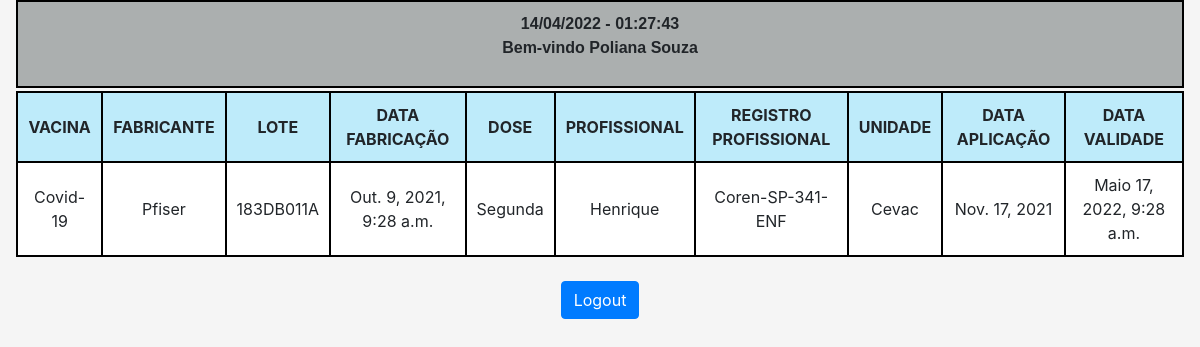
The page /vacina/ (signed in) on the database as committed earlier.
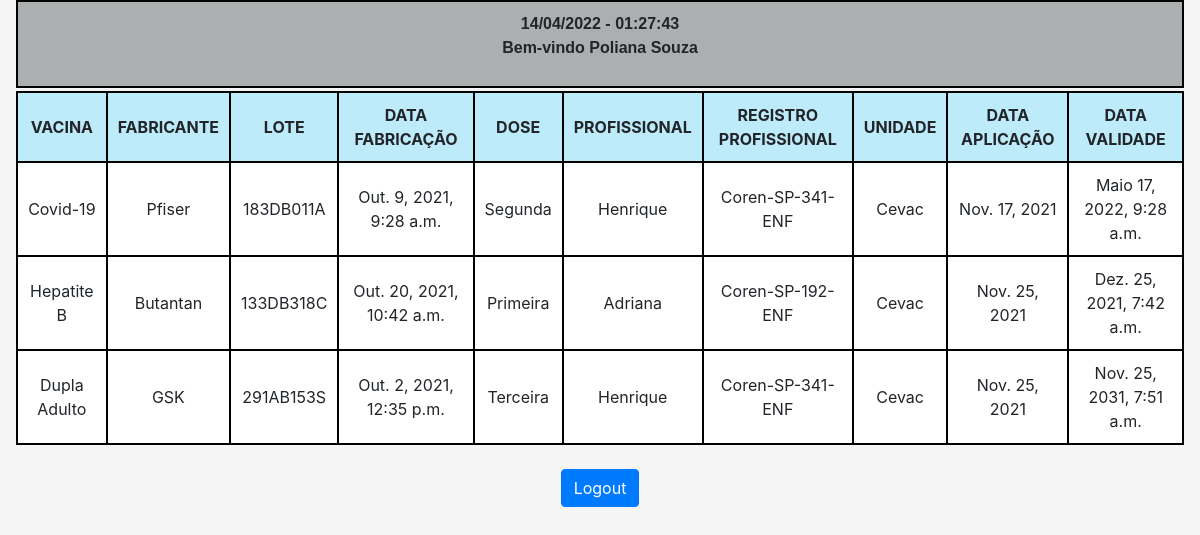
The same page on the database as committed later.
### vacina/models.py (models this page shows)
class Vacina(models.Model):
    user = models.ForeignKey(User, on_delete=models.CASCADE)
    vacina = models.CharField(verbose_name='Vacina',
                              max_length=100, default="Vacina")
    fabricante = models.CharField(
        verbose_name='Fabricante', max_length=100, default="Fabricante")
    lote = models.CharField(verbose_name='lote',
                            max_length=100, default="lote")
    dose = models.CharField(verbose_name='Dose',
                            max_length=100, default="Dose")
    prof = models.CharField(verbose_name='Profissional',
                            max_length=100, default="Profissional")
    reg_profissional = models.CharField(
        verbose_name='Reg Profissional', max_length=100, default="Reg Profissional")
    unidade = models.CharField(
        verbose_name='Unidade', max_length=100, default="Unidade")
    data_aplicacao = models.DateField(
        verbose_name='Data Aplicação', auto_now=True)
    data_fabricacao = models.DateTimeField(
        verbose_name='Data Fabricação', default=datetime.now)
    data_validade = models.DateTimeField(
        verbose_name='Data Validade', max_length=100, default=datetime.now)

### vacina/views.py (the view, shortened to what this page needs)
# urls.py: path('vacina/', VacinaView.as_view(template_name="vacina.html")),
class VacinaView(View):
    template_name = 'vacina.html'
    def get(self, request):
        now = datetime.now().strftime("%d/%m/%Y - %H:%M:%S")
        if request.user.is_authenticated:
            user = User.objects.get(username=self.request.user)
            vac = Vacina.objects.all().filter(user=user)
            return render(request, self.template_name, {
                'vacina': vac,
                'date': now
            })
        else:
            return render(request, 'not_permission.html')

### template/vacina.html (shortened to what this page needs)
{% extends 'base/base.html' %}
{% load static %}
{% block content %}
<div class="container-fluid;">
    <div class="cx1 container-fluid;">
        <p>
            {{ date }}<br>
            Bem-vindo {{ user.first_name }} {{ user.last_name }}
        </p>
    </div>
    <div class="tb3 container-fluid;">
        <table class="tb1">
            <thead>
                <tr>
                    <th>VACINA</th>
                    <th>FABRICANTE</th>
                    <th>LOTE</th>
                    <th>DATA FABRICAÇÃO</th>
                    <th>DOSE</th>
                    <th>PROFISSIONAL</th>
                    <th>REGISTRO PROFISSIONAL</th>
                    <th>UNIDADE</th>
                    <th>DATA APLICAÇÃO</th>
                    <th>DATA VALIDADE</th>
                </tr>
            </thead>
            <tbody>
                {% for item in vacina %}
                <tr>
                    <td>{{ item.vacina }}</td>
                    <td>{{ item.fabricante }}</td>
                    <td>{{ item.lote }}</td>
                    <td>{{ item.data_fabricacao }}</td>
                    <td>{{ item.dose }}</td>
                    <td>{{ item.prof }}</td>
                    <td>{{ item.reg_profissional }}</td>
                    <td>{{ item.unidade }}</td>
                    <td>{{ item.data_aplicacao }}</td>
                    <td>{{ item.data_validade }}</td>
                </tr>
                {% endfor %}
            </tbody>
        </table>
        <br />
    </div>
    <div class="row d-flex justify-content-center">
        <a class="btn btn-primary" href="{% url 'logout' %} ">Logout</a>
    </div>
</div>
{% endblock %}

### template/base/base.html (shortened to what this page needs)
{% load static %}
{% load bootstrap4 %}
<!DOCTYPE html>
<html lang="pt-br">
<head>
  <link rel="stylesheet" href="{% static 'assets/bootstrap-4.6.1-dist/css/bootstrap.min.css' %}">
  <link rel="stylesheet" href="{% static 'assets/css/style.css' %}">
</head>
<body>
  <div class="container-fluid">
    {% block content %}
    {% endblock %}
  </div>
</body>
</html>

### static/assets/css/style.css (style rules this page uses)
body { background-color: rgb(245, 245, 245); margin: auto; }
.container-fluid { margin: 0; padding: 0px 1em 0 1em; }
.tb3 tr, .tb3 th, .tb3 td { padding: 10px; text-align: center; border: 2px solid black; }
.tb1 { table-layout: auto; background-color: rgb(190, 235, 250); width: 100%; }
.tb1 tbody td { background:#fff; }
.cx1 { text-align: center; font-family: Arial, Verdana; background-color: rgb(171, 175, 175); padding: 10px; border: 2px solid black; margin-bottom: 3px; font-weight: bold; }

Rows that differ between the two databases and show on the page:
added Vacina: vacina "Hepatite B", fabricante "Butantan", lote "133DB318C", data_fabricacao "Out. 20, 2021, 10:42 a.m.", dose "Primeira", prof "Adriana", reg_profissional "Coren-SP-192-ENF", unidade "Cevac", data_aplicacao "Nov. 25, 2021", data_validade "Dez. 25, 2021, 7:42 a.m."
added Vacina: vacina "Dupla Adulto", fabricante "GSK", lote "291AB153S", data_fabricacao "Out. 2, 2021, 12:35 p.m.", dose "Terceira", prof "Henrique", reg_profissional "Coren-SP-341-ENF", unidade "Cevac", data_aplicacao "Nov. 25, 2021", data_validade "Nov. 25, 2031, 7:51 a.m."
